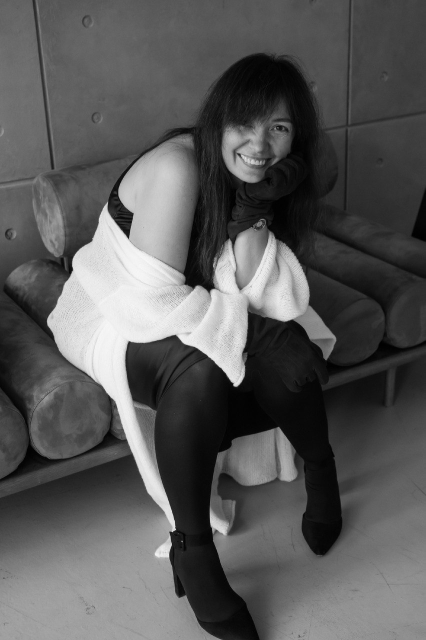
#> input picture raw/автор-1-Вероника.Гугучкина.jpg, 851 x 1280 px (shown at 1/2 size)
$ python engrave.py
#> lines starting #> are read from the running program, lines starting #| are printed output that depends on the picture; after the words box and inside, x2 and y2 are one past the last pixel; in counts of white or black regions, pixels touching at a corner belong together
#!/usr/bin/env python3
"""Гравюизация фотографий авторов: офорт из самого фото (сходство 100%).

Штриховка под 45/-45/90 градусов с толщиной линии по яркости, контур по
градиенту, пунктир в полутонах, живой дрожь-линии через сглаженный шум,
виньеточное затухание к краям листа. Результат — RGB на плоской бумаге
#F5F0E8 в assets-src/, дальше его режет ink.py как обычную гравюру.

Запуск: .venv/bin/python tools/engrave.py
"""
from pathlib import Path

import numpy as np
from PIL import Image, ImageFilter

ROOT = Path(__file__).resolve().parent.parent
RAW = ROOT / "assets-src"

# id: (файл-источник, кроп «голова и плечи», тон акварельной подкраски)
JOBS = {
    "p1-veronika": ("raw/автор-1-Вероника.Гугучкина.jpg", (300, 70, 780, 700), (201, 169, 160)),
    "p2-polina": ("raw/автор-2-Полина.Корнер.jpg", (170, 40, 740, 950), (184, 169, 201)),
}


def engrave(src: Path, box: tuple, wash: tuple) -> Image.Image:
#> called with box = (300, 70, 780, 700), wash = (201, 169, 160)
    im = Image.open(src).convert("L").crop(box)
    im = im.filter(ImageFilter.MedianFilter(3))  # убирает блёстки/шум, бережёт края
    w, h = im.size
#> w = 480; h = 630
    lum = np.asarray(im, np.float32) / 255.0
    lum = np.clip((lum - 0.5) * 1.15 + 0.52, 0.0, 1.0)  # мягкий тон-кор
    dark = (1.0 - lum) ** 0.9

    rng = np.random.default_rng(7)
    jitter = (rng.random((h // 8 + 1, w // 8 + 1)) - 0.5)
    jitter = np.asarray(Image.fromarray(((jitter + 0.5) * 255).astype(np.uint8))
                        .resize((w, h), Image.Resampling.BILINEAR), np.float32) - 0.5

    xx, yy = np.meshgrid(np.arange(w), np.arange(h))

    def hatch(angle: float, period: float, thr: float) -> np.ndarray:
#> called with angle = 45, period = 3.6, thr = 0.05
        rad = np.deg2rad(angle)
        u = xx * np.cos(rad) + yy * np.sin(rad) + jitter * 2.2
        width = np.clip((dark - thr) * 1.6, 0.0, 0.7)
        return ((u / period) % 1.0 < width).astype(np.float32)
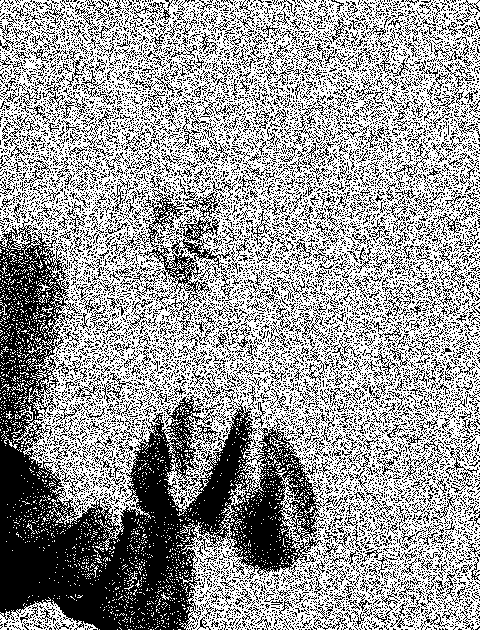
#> returned value: shape (630, 480) float32; values 0 (black) and 1 (white), 60.7% white; 11590 black regions (10798 under 20 px), largest, box (x1, y1, x2, y2) and area: (0, 219, 343, 630) 45702, (141, 179, 231, 311) 2913, (4, 114, 35, 158) 225

    lines = np.maximum(np.maximum(hatch(45, 3.6, 0.05),
                                  hatch(-45, 3.6, 0.35)),
                       hatch(90, 4.4, 0.6))
#> call 2 of hatch, with angle = -45, period = 3.6, thr = 0.35
#> in hatch (call 2), `rad = np.deg2rad(angle)`: rad = -0.785
#> in hatch (call 2), `return ((u / period) % 1.0 < width).astype(np.float32)`:
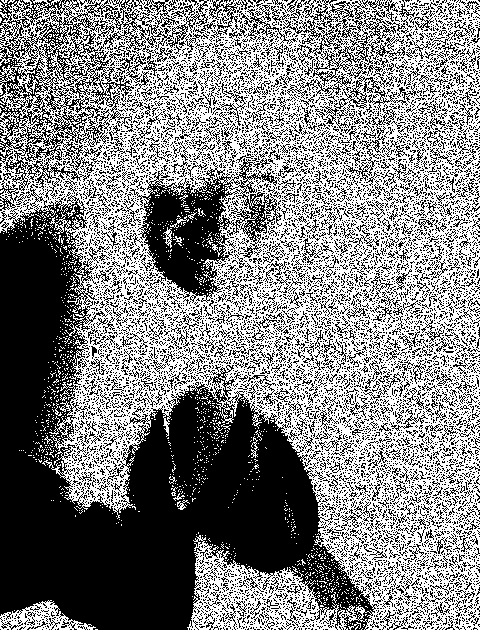
#> returned value: shape (630, 480) float32; values 0 (black) and 1 (white), 51.4% white; 8643 black regions (8032 under 20 px), largest, box (x1, y1, x2, y2) and area: (0, 173, 379, 630) 69674, (0, 0, 209, 200) 11272, (130, 158, 282, 303) 8650
#> in hatch (call 3), `return ((u / period) % 1.0 < width).astype(np.float32)`: returned value: shape (630, 480) float32; values 0 (black) and 1 (white), 30.6% white in thin lines or dots
#> lines: shape (630, 480) float32; values 0 (black) and 1 (white), 79% white; 12030 black regions (12016 under 20 px), largest, box (x1, y1, x2, y2) and area: (0, 219, 320, 630) 43966, (146, 193, 219, 295) 1986, (186, 193, 220, 217) 217

    gx, gy = np.gradient(lum, axis=1), np.gradient(lum, axis=0)
    grad = np.hypot(gx, gy)
    grad_img = Image.fromarray((np.clip(grad * 6, 0, 1) * 255).astype(np.uint8))
    grad = np.asarray(grad_img.filter(ImageFilter.GaussianBlur(0.6)), np.float32) / 255.0
    contour = np.clip(grad * 1.2 - 0.3, 0.0, 1.0)

    mid = ((dark > 0.3) & (dark < 0.7)).astype(np.float32)
#> mid: shape (630, 480) float32; values 0 (black) and 1 (white), 18.2% white; 94 white regions (81 under 20 px), largest, box (x1, y1, x2, y2) and area: (0, 200, 373, 630) 26167, (0, 0, 192, 198) 18779, (143, 172, 233, 296) 6770
    stipple = (rng.random((h, w)) < np.clip(dark - 0.3, 0, 0.4) * 0.4).astype(np.float32) * mid
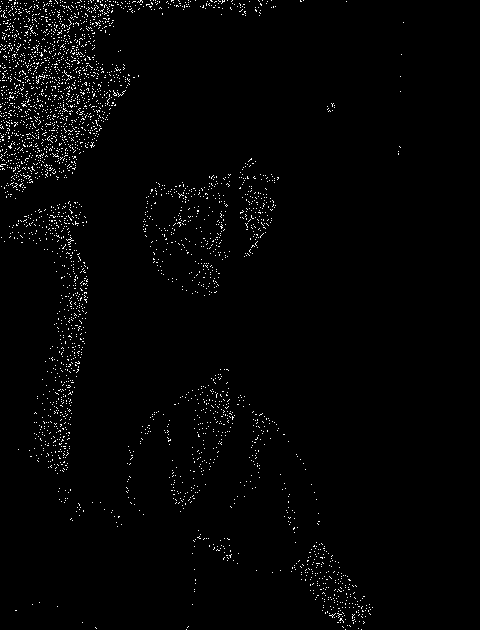
#> stipple: shape (630, 480) float32; values 0 (black) and 1 (white), 1.8% white in thin lines or dots, all inside (x1, y1, x2, y2) = (0, 0, 404, 630)
    alpha = np.clip(lines * 0.9 + contour * 0.6 + stipple * 0.15, 0.0, 1.0)

    # виньетка: овал вокруг головы, края листа остаются чистой бумагой
    r = np.sqrt(((xx - w / 2) / (w * 0.46)) ** 2 + ((yy - h * 0.38) / (h * 0.5)) ** 2)
    alpha *= np.clip((1.15 - r) / 0.35, 0.0, 1.0) ** 1.5
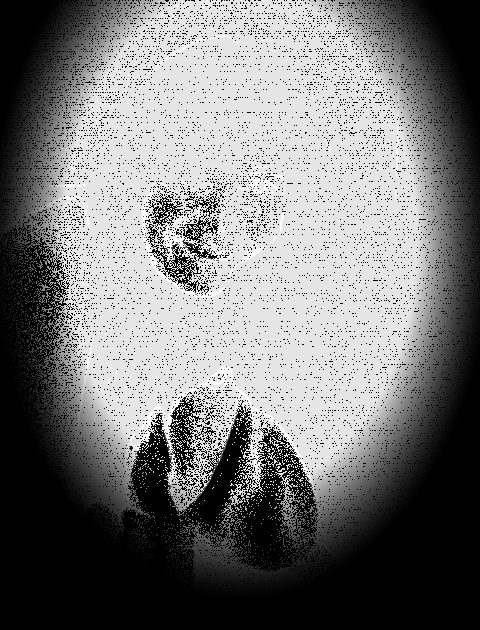
#> alpha: shape (630, 480) float32; min 0, max 1, mean 0.472

    ink = np.array([0x3A, 0x32, 0x30], np.float32) / 255.0
    sepia = np.array([0x6B, 0x5B, 0x4E], np.float32) / 255.0
    color = ink * (0.55 + 0.45 * lum[..., None]) + sepia * (0.45 - 0.45 * lum[..., None])
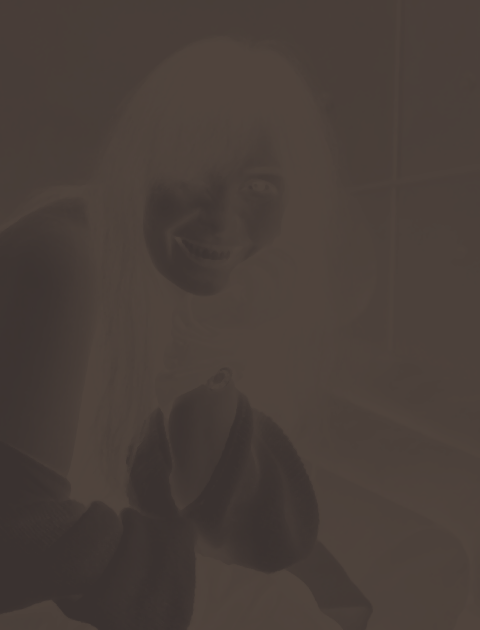
#> color: shape (630, 480, 3) float32; mean of channels 0, 1, 2 0.287, 0.246, 0.225; drawn as R, G, B

    wash_a = np.clip(np.asarray(Image.fromarray((dark * 255).astype(np.uint8))
                                .filter(ImageFilter.GaussianBlur(18)), np.float32)
                     / 255.0 * 0.5, 0.0, 0.14)
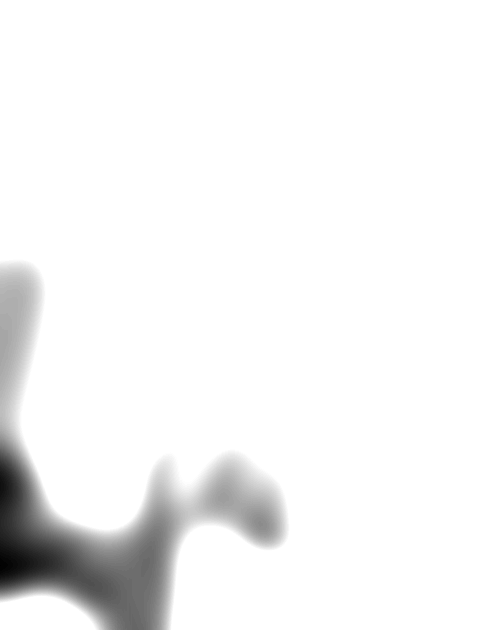
#> wash_a: shape (630, 480) float32; min 0.00784, max 0.14, mean 0.134; drawn with min black and max white
    paper = np.array([0xF5, 0xF0, 0xE8], np.float32) / 255.0
    img = paper * (1 - wash_a[..., None]) + np.array(wash, np.float32) / 255.0 * wash_a[..., None]
    img = img * (1 - alpha[..., None]) + color * alpha[..., None]
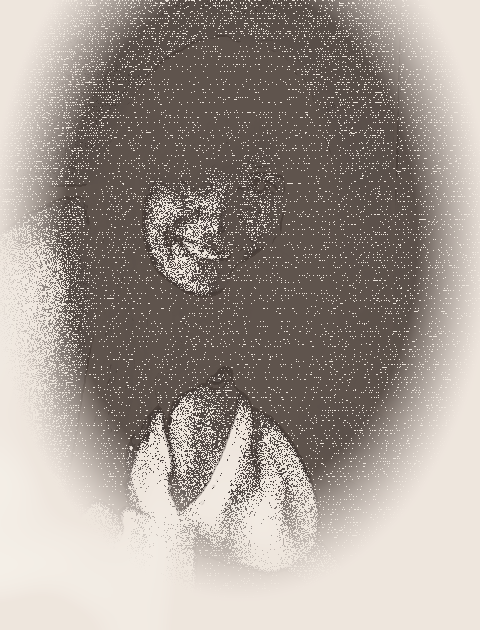
#> img: shape (630, 480, 3) float32; mean of channels 0, 1, 2 0.636, 0.598, 0.571; drawn as R, G, B
    return Image.fromarray((img * 255).astype(np.uint8))
#> returned value: PIL image 480x630 RGB


if __name__ == "__main__":
    RAW.mkdir(parents=True, exist_ok=True)
    for aid, (rel, box, wash) in JOBS.items():
        out = engrave(ROOT / rel, box, wash)
        out.save(RAW / f"{aid}.png")
        print(f"ok   {aid} {out.width}x{out.height}")
#| ok   p1-veronika 480x630
#> pass 2 of the loop `for aid, (rel, box, wash) in JOBS.items():`:
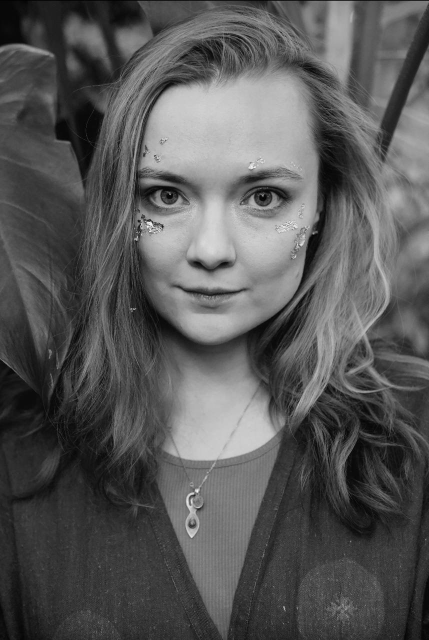
#> input picture raw/автор-2-Полина.Корнер.jpg, 858 x 1280 px (shown at 1/2 size)
#> dark: shape (910, 570) float32
#> width: shape (910, 570) float32
#> in hatch (call 4), `return ((u / period) % 1.0 < width).astype(np.float32)`:
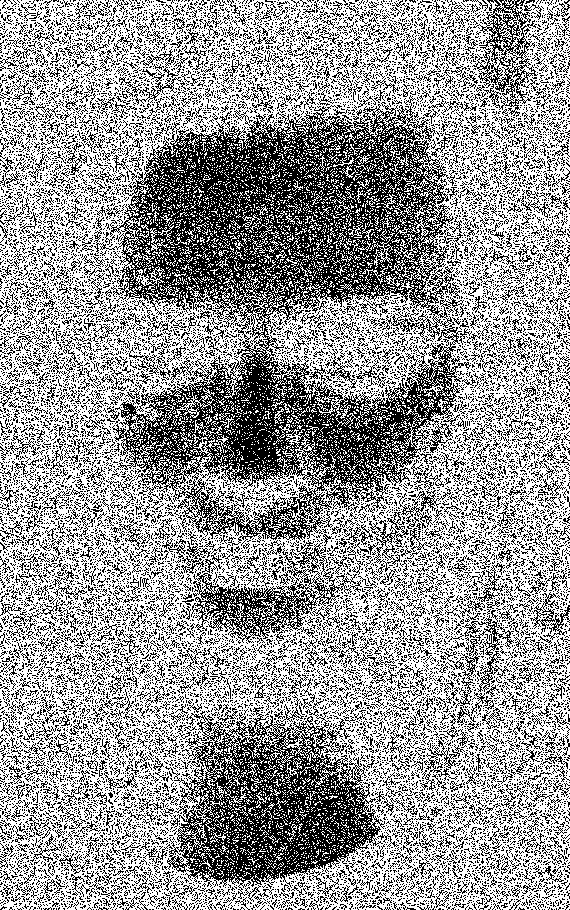
#> returned value: shape (910, 570) float32; values 0 (black) and 1 (white), 60.3% white; black in thin lines or dots
#> u: shape (910, 570) float64
#> lines: shape (910, 570) float32; values 0 (black) and 1 (white), 73.2% white; black in thin lines or dots
#> gx: shape (910, 570) float32
#> gy: shape (910, 570) float32
#> in engrave (call 2), `grad = np.hypot(gx, gy)`:
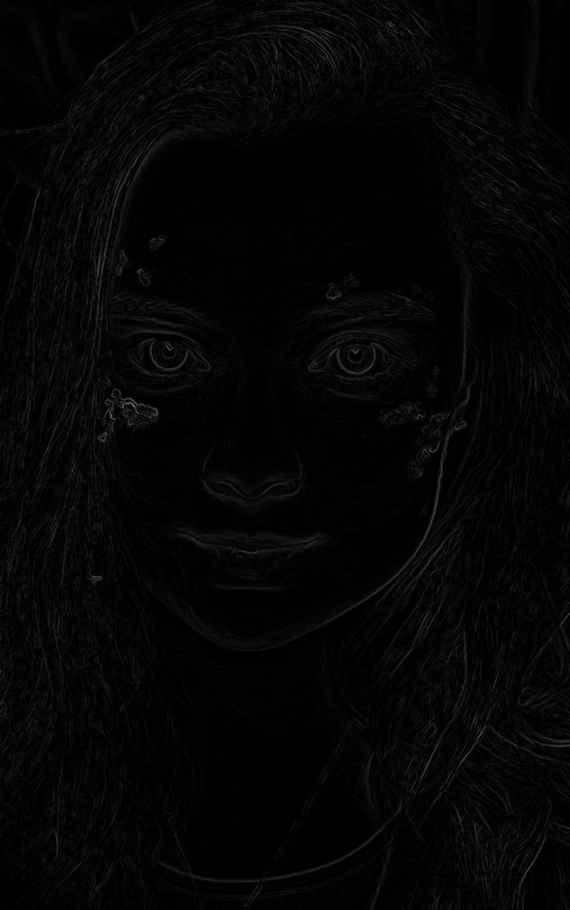
#> grad: shape (910, 570) float32; min 0, max 0.477, mean 0.0207
#| ok   p2-polina 570x910
